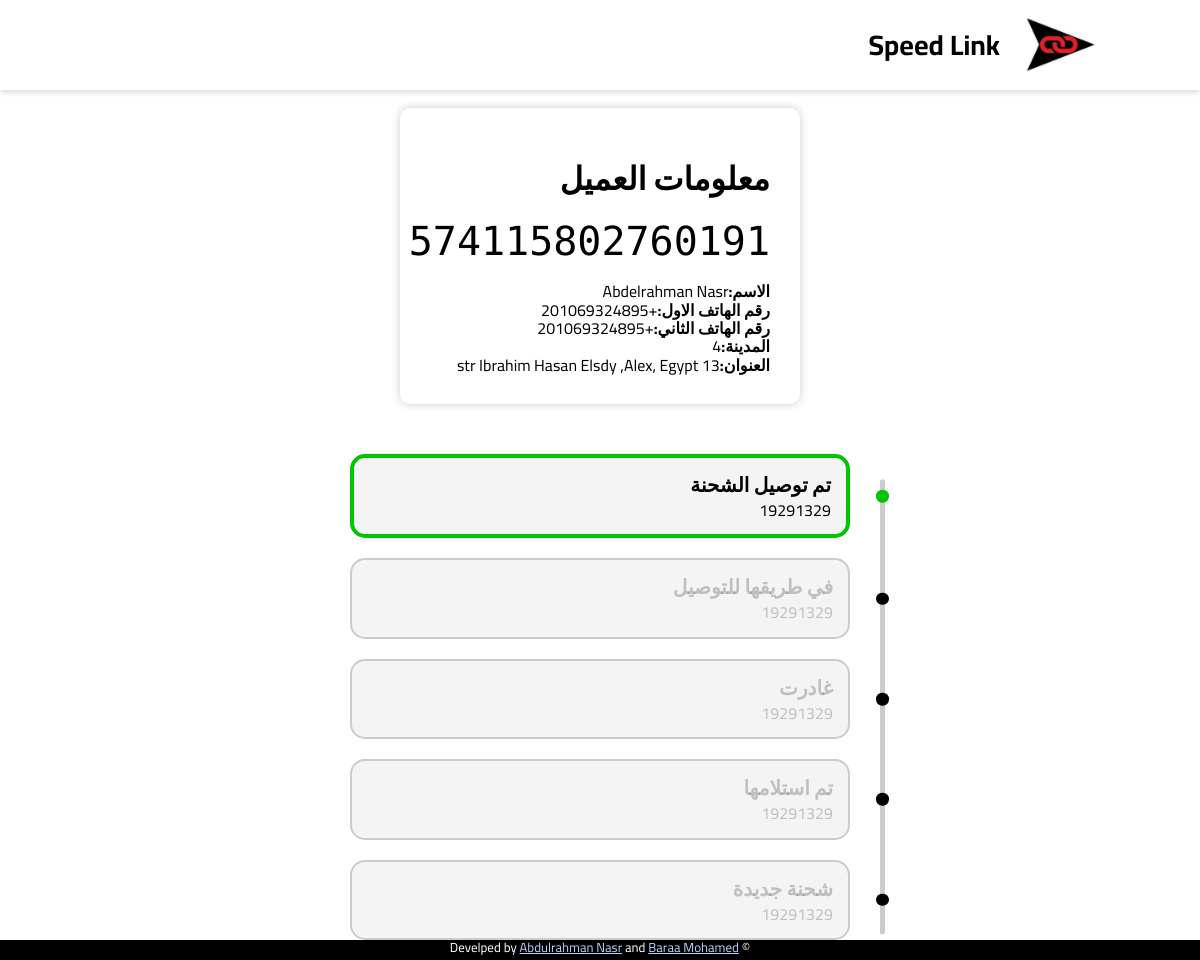
/track/574115802760191, run on the app's committed database.
### app.py (models this page shows)
class Shipment(db.Model):
    id = db.Column(db.Integer, primary_key=True)
    barcode = db.Column(db.String(15))
    shipper_username = db.Column(db.Integer)
    status = db.Column(db.String(50))
    delivery_id = db.Column(db.Integer)
    shipper_name = db.Column(db.String(100))
    shipper_phone_1 = db.Column(db.String(11))
    shipper_phone_2 = db.Column(db.String(11))
    shipper_address = db.Column(db.String(200))
    shipper_city = db.Column(db.String(100))
    shipper_wallet_code = db.Column(db.String(15))
    shipper_note = db.Column(db.Text)
    recipient_name = db.Column(db.String(100))
    recipient_phone_1 = db.Column(db.String(15))
    recipient_phone_2 = db.Column(db.String(15))
    recipient_address = db.Column(db.String(200))
    recipient_city = db.Column(db.String(100))
    recipient_note = db.Column(db.Text)
    pprice = db.Column(db.Integer)
    dprice = db.Column(db.Integer)
    tprice = db.Column(db.Integer)
    shipment_status = db.Column(db.String(100))
    date = db.Column(db.String(23))
    accepted = db.Column(db.Boolean)
    delivery_date = db.Column(db.String(20))
    aws_code = db.Column(db.String(25))
    how = db.Column(db.String(25))

class ShippingDetail(db.Model):
    id = db.Column(db.Integer, primary_key=True)
    barcode = db.Column(db.String(15))
    shipment_id = db.Column(db.Integer)
    delivery_id = db.Column(db.Integer)
    state = db.Column(db.String(100))
    created_at = db.Column(db.String(23))

### app.py (the view)
@app.route('/track/<int:barcode>')
def track(barcode):
    info = Shipment.query.filter_by(barcode=barcode).first()
    Detail = ShippingDetail.query.filter_by(barcode=barcode).all()
    Detail = Detail[::-1]
    return render_template('product.html',info=info,D=Detail)

### templates/product.html (shortened to what this page needs)
<!DOCTYPE html>
<html lang="en">
<head>
    <link rel="stylesheet" href="{{ url_for('static',filename='css/style.css') }}" />
    <link rel="stylesheet" href="{{ url_for('static',filename='css/product.css') }}" />
    <link href="https://fonts.cdnfonts.com/css/barcode-font" rel="stylesheet">
    <link rel="stylesheet" href="https://cdnjs.cloudflare.com/ajax/libs/normalize/8.0.1/normalize.min.css"
    />
</head>
<body dir="rtl">
    <div class="container">
        <header class="header">
            <div class="logo">
                <img src="{{ url_for('static',filename='images/logo.jpg')}}" alt="Speed Link Logo" />
                <h1 class="name">Speed Link</h1>
            </div>
        </header>
        <br>
        <center>
            <div class="section">
                <h1>معلومات العميل</h1>
                <div class="barcode">
                    <p>{{ info.barcode }}</p>
                </div>
                <br>
                <p><strong>الاسم:</strong>{{ info.recipient_name }}</p>
                <p><strong>رقم الهاتف الاول:</strong>{{ info.recipient_phone_1 }}</p>
                <p><strong>رقم الهاتف الثاني:</strong>{{ info.recipient_phone_2 }}</p>
                <p><strong>المدينة:</strong>{{ info.recipient_city }}</p>
                <p><strong>العنوان:</strong>{{ info.recipient_address }}</p>
            </div>
        </center>
        <div class="status-list">
            {% for s in D %}
            <div class="status-item {% if s.state == info.shipment_status %}active{% endif %}">
                <div class="status-content">
                    <h3>{{ s.state }}</h3>
                    <p>{{ s.created_at }}</p>
                </div>
            </div>
            {% endfor %}
        </div>
        <center>
            <footer class="footer">
                <p>
                    &copy; Develped by
                    <a href="#">Abdulrahman Nasr</a> and
                    <a href="#">Baraa Mohamed</a>
                </p>
            </footer>
        </center>
    </div>
</body>
</html>

### static/css/style.css (style rules this page uses)
* { margin: 0; padding: 0; box-sizing: border-box; }
body { font-family: 'Cairo', sans-serif; background: rgb(189, 208, 251); }
.header { padding: 10px 80px; display: flex; align-items: center; justify-content: space-between; box-shadow: 0 2px 6px rgba(0, 0, 0, 0.15); }
.logo img { width: 80px; }
.header { background-color: #fff; }
.header-content, .logo { text-align: center; display: flex; align-items: center; justify-content: space-between; gap: 20px; margin: 0 20px; }
.name { font-size: 28px; font-weight: bold; }
.footer { position: fixed; bottom: 0; width: 100%; height: 20px; background: #000; }
.footer a { color: #bdd0fb; }
.footer p { font-size: 13px; color: #fff; }

### static/css/product.css (style rules this page uses)
* { margin: 0; padding: 0; box-sizing: border-box; }
body { max-height: 100vh; }
.container, body { max-height: 100vh; }
.status-list { display: flex; flex-direction: column; justify-content: center; align-items: center; margin: 50px auto; position: relative; width: fit-content; }
.status-list::before { content: ''; width: 5px; height: 90%; background-color: #ccc; margin-right: 15px; position: absolute; right: -50px; top: 50%; bottom: 50%; transform: translateY(-50%); border-radius: 50px; }
.status-item { display: flex; margin-bottom: 20px; width: 500px; position: relative; }
.status-item.active .status-content { border-color: #00c500; border-width: 4px; color: #000; }
.status-item::before { content: ''; width: 12.5px; height: 12.5px; position: absolute; top: 50%; right: -38.5px; transform: translateY(-50%); background-color: #000; border-radius: 50%; }
.status-item.active::before { background-color: #00c500; }
.status-content { background-color: #aeaeae23; padding: 15px; border: 2px solid #ccc; border-radius: 15px; color: #4141414b; width: 100%; }
.status-content h3 { font-size: 20px; margin-bottom: 5px; }
.status-content p { font-size: 16px; }

### templates/product.html (style rules this page uses)
body { background-color: #fff; }
.section { background-color: #fff; box-shadow: 0px 0px 10px rgba(0, 0, 0, 0.2); border-radius: 10px; padding: 30px; text-align: right; max-width: 400px; }
.barcode { font-size: 50px; text-align: center; margin-top: 10px; }
.barcode p { font-family: 'Libre Barcode 39'; font-size: 40px; }

### data on the page
Shipment: barcode "574115802760191", recipient_name "Abdelrahman Nasr", recipient_phone_1 "+201069324895", recipient_phone_2 "+201069324895", recipient_city "4", recipient_address "13 str Ibrahim Hasan Elsdy ,Alex, Egypt"
ShippingDetail: state "تم توصيل الشحنة", created_at "19291329"
ShippingDetail: state "في طريقها للتوصيل", created_at "19291329"
ShippingDetail: state "غادرت", created_at "19291329"
ShippingDetail: state "تم استلامها", created_at "19291329"
ShippingDetail: state "شحنة جديدة", created_at "19291329"
